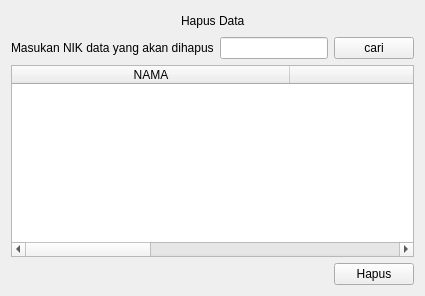
               <widget class="QWidget" name="page_hapus">
                <layout class="QVBoxLayout" name="verticalLayout_7">
                 <item>
                  <layout class="QHBoxLayout" name="horizontalLayout_33">
                   <item>
                    <spacer name="horizontalSpacer_37">
                     <property name="orientation">
                      <enum>Qt::Horizontal</enum>
                     </property>
                     <property name="sizeHint" stdset="0">
                      <size>
                       <width>40</width>
                       <height>20</height>
                      </size>
                     </property>
                    </spacer>
                   </item>
                   <item>
                    <widget class="QLabel" name="label_5">
                     <property name="text">
                      <string>Hapus Data</string>
                     </property>
                    </widget>
                   </item>
                   <item>
                    <spacer name="horizontalSpacer_38">
                     <property name="orientation">
                      <enum>Qt::Horizontal</enum>
                     </property>
                     <property name="sizeHint" stdset="0">
                      <size>
                       <width>40</width>
                       <height>20</height>
                      </size>
                     </property>
                    </spacer>
                   </item>
                  </layout>
                 </item>
                 <item>
                  <layout class="QHBoxLayout" name="horizontalLayout_31">
                   <item>
                    <widget class="QLabel" name="label_6">
                     <property name="text">
                      <string>Masukan NIK data yang akan dihapus</string>
                     </property>
                    </widget>
                   </item>
                   <item>
                    <widget class="QLineEdit" name="formNIK_hapus">
                     <property name="text">
                      <string/>
                     </property>
                    </widget>
                   </item>
                   <item>
                    <widget class="QPushButton" name="btCariData_hapus">
                     <property name="text">
                      <string>cari</string>
                     </property>
                    </widget>
                   </item>
                  </layout>
                 </item>
                 <item>
                  <widget class="QTableWidget" name="tabelHapus">
                   <attribute name="horizontalHeaderDefaultSectionSize">
                    <number>278</number>
                   </attribute>
                   <column>
                    <property name="text">
                     <string>NAMA</string>
                    </property>
                   </column>
                   <column>
                    <property name="text">
                     <string>NIK</string>
                    </property>
                   </column>
                   <column>
                    <property name="text">
                     <string>JENIS KELAMIN</string>
                    </property>
                   </column>
                  </widget>
                 </item>
                 <item>
                  <layout class="QHBoxLayout" name="horizontalLayout_32">
                   <item>
                    <spacer name="horizontalSpacer_39">
                     <property name="orientation">
                      <enum>Qt::Horizontal</enum>
                     </property>
                     <property name="sizeHint" stdset="0">
                      <size>
                       <width>40</width>
                       <height>20</height>
                      </size>
                     </property>
                    </spacer>
                   </item>
                   <item>
                    <widget class="QPushButton" name="btHapus">
                     <property name="text">
                      <string>Hapus</string>
                     </property>
                    </widget>
                   </item>
                  </layout>
                 </item>
                </layout>
               </widget>
